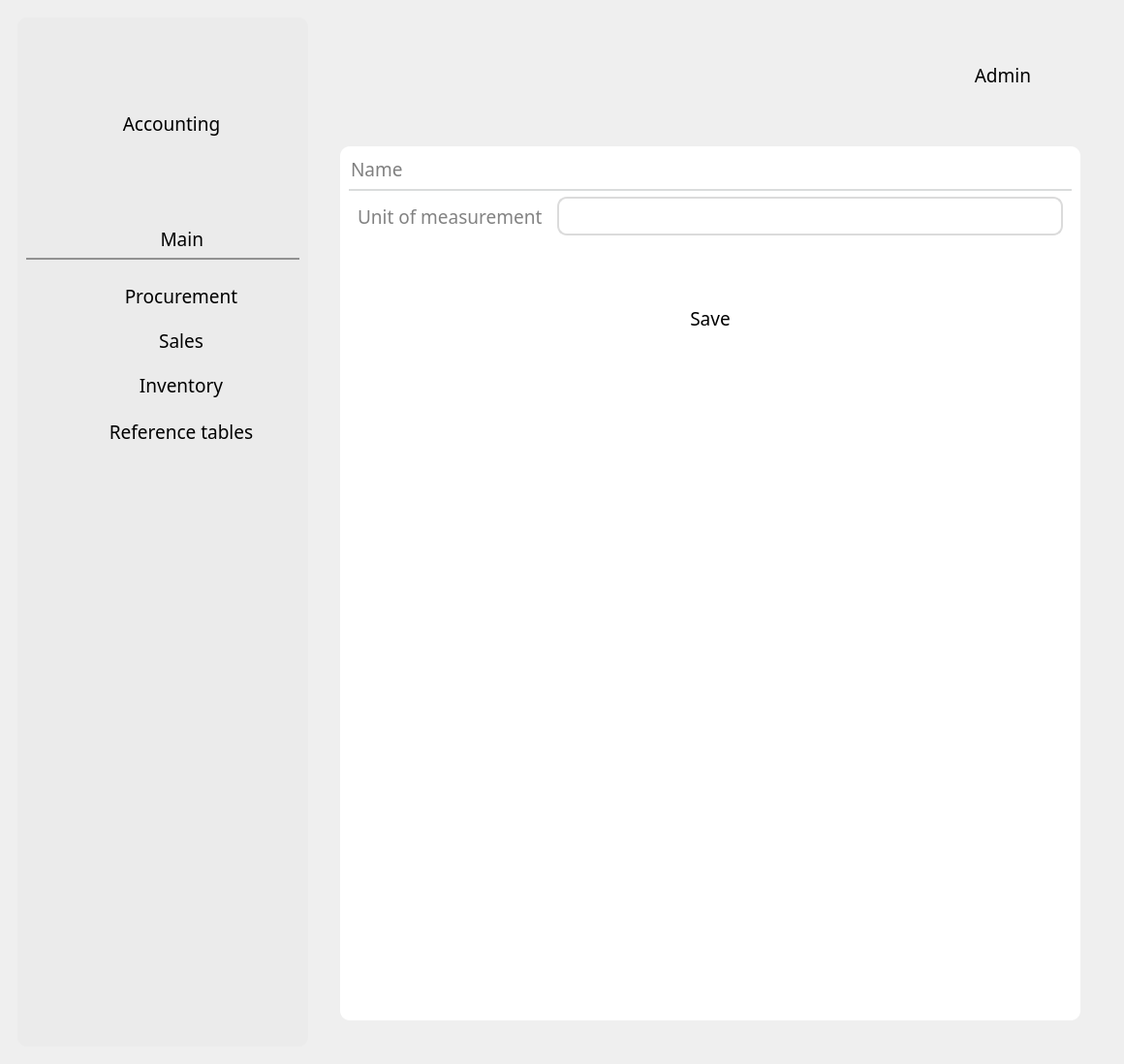
<?xml version="1.0" encoding="UTF-8"?>
<ui version="4.0">
 <class>MainWindow</class>
 <widget class="QMainWindow" name="MainWindow">
  <property name="geometry">
   <rect>
    <x>0</x>
    <y>0</y>
    <width>1160</width>
    <height>1098</height>
   </rect>
  </property>
  <property name="sizePolicy">
   <sizepolicy hsizetype="Expanding" vsizetype="Expanding">
    <horstretch>100</horstretch>
    <verstretch>100</verstretch>
   </sizepolicy>
  </property>
  <property name="windowTitle">
   <string>MainWindow</string>
  </property>
  <property name="styleSheet">
   <string notr="true">QGroupBox { border: none; }
QPushButton {
    border: none;
    color: black;
}
QPushButton:hover {
    color: grey;
}</string>
  </property>
  <widget class="QWidget" name="centralwidget">
   <property name="sizePolicy">
    <sizepolicy hsizetype="Expanding" vsizetype="Expanding">
     <horstretch>0</horstretch>
     <verstretch>0</verstretch>
    </sizepolicy>
   </property>
   <layout class="QGridLayout" name="gridLayout_7">
    <item row="0" column="0">
     <widget class="QGroupBox" name="horizontalGroupBox">
      <property name="sizePolicy">
       <sizepolicy hsizetype="Expanding" vsizetype="Expanding">
        <horstretch>0</horstretch>
        <verstretch>0</verstretch>
       </sizepolicy>
      </property>
      <property name="maximumSize">
       <size>
        <width>1920</width>
        <height>1080</height>
       </size>
      </property>
      <layout class="QGridLayout" name="gridLayout_6">
       <item row="0" column="1">
        <widget class="QGroupBox" name="Right_side">
         <property name="sizePolicy">
          <sizepolicy hsizetype="Expanding" vsizetype="Expanding">
           <horstretch>162</horstretch>
           <verstretch>108</verstretch>
          </sizepolicy>
         </property>
         <property name="maximumSize">
          <size>
           <width>1620</width>
           <height>1080</height>
          </size>
         </property>
         <property name="layoutDirection">
          <enum>Qt::LeftToRight</enum>
         </property>
         <property name="styleSheet">
          <string notr="true"/>
         </property>
         <property name="alignment">
          <set>Qt::AlignRight|Qt::AlignTrailing|Qt::AlignVCenter</set>
         </property>
         <layout class="QGridLayout" name="gridLayout_4">
          <item row="0" column="0">
           <widget class="QGroupBox" name="Header_block">
            <property name="sizePolicy">
             <sizepolicy hsizetype="Expanding" vsizetype="Expanding">
              <horstretch>0</horstretch>
              <verstretch>0</verstretch>
             </sizepolicy>
            </property>
            <property name="minimumSize">
             <size>
              <width>800</width>
              <height>100</height>
             </size>
            </property>
            <property name="maximumSize">
             <size>
              <width>1620</width>
              <height>100</height>
             </size>
            </property>
            <property name="alignment">
             <set>Qt::AlignRight|Qt::AlignTrailing|Qt::AlignVCenter</set>
            </property>
            <layout class="QGridLayout" name="gridLayout_2">
             <item row="0" column="0">
              <widget class="QGroupBox" name="User_info">
               <property name="sizePolicy">
                <sizepolicy hsizetype="Expanding" vsizetype="Expanding">
                 <horstretch>0</horstretch>
                 <verstretch>0</verstretch>
                </sizepolicy>
               </property>
               <property name="maximumSize">
                <size>
                 <width>1620</width>
                 <height>100</height>
                </size>
               </property>
               <property name="alignment">
                <set>Qt::AlignRight|Qt::AlignTop|Qt::AlignTrailing</set>
               </property>
               <layout class="QGridLayout" name="gridLayout_3">
                <item row="0" column="2">
                 <widget class="QPushButton" name="logout">
                  <property name="sizePolicy">
                   <sizepolicy hsizetype="Expanding" vsizetype="Expanding">
                    <horstretch>0</horstretch>
                    <verstretch>0</verstretch>
                   </sizepolicy>
                  </property>
                  <property name="maximumSize">
                   <size>
                    <width>45</width>
                    <height>40</height>
                   </size>
                  </property>
                  <property name="layoutDirection">
                   <enum>Qt::RightToLeft</enum>
                  </property>
                  <property name="text">
                   <string/>
                  </property>
                  <property name="icon">
                   <iconset>
                    <normaloff>icons/logout.png</normaloff>icons/logout.png</iconset>
                  </property>
                  <property name="iconSize">
                   <size>
                    <width>40</width>
                    <height>40</height>
                   </size>
                  </property>
                 </widget>
                </item>
                <item row="0" column="1">
                 <widget class="QLabel" name="username">
                  <property name="sizePolicy">
                   <sizepolicy hsizetype="Expanding" vsizetype="Expanding">
                    <horstretch>0</horstretch>
                    <verstretch>0</verstretch>
                   </sizepolicy>
                  </property>
                  <property name="maximumSize">
                   <size>
                    <width>90</width>
                    <height>50</height>
                   </size>
                  </property>
                  <property name="font">
                   <font>
                    <family>Century Gothic</family>
                    <pointsize>14</pointsize>
                   </font>
                  </property>
                  <property name="text">
                   <string>Admin</string>
                  </property>
                  <property name="alignment">
                   <set>Qt::AlignRight|Qt::AlignTrailing|Qt::AlignVCenter</set>
                  </property>
                 </widget>
                </item>
                <item row="0" column="0">
                 <widget class="QLabel" name="label">
                  <property name="text">
                   <string/>
                  </property>
                 </widget>
                </item>
               </layout>
              </widget>
             </item>
            </layout>
           </widget>
          </item>
          <item row="2" column="0">
           <widget class="QGroupBox" name="Body_block">
            <property name="sizePolicy">
             <sizepolicy hsizetype="Expanding" vsizetype="Expanding">
              <horstretch>0</horstretch>
              <verstretch>0</verstretch>
             </sizepolicy>
            </property>
            <property name="maximumSize">
             <size>
              <width>1620</width>
              <height>980</height>
             </size>
            </property>
            <property name="alignment">
             <set>Qt::AlignRight|Qt::AlignTop|Qt::AlignTrailing</set>
            </property>
            <layout class="QGridLayout" name="gridLayout">
             <item row="0" column="4">
              <widget class="QGroupBox" name="items_in_body">
               <property name="minimumSize">
                <size>
                 <width>200</width>
                 <height>100</height>
                </size>
               </property>
               <property name="maximumSize">
                <size>
                 <width>1370</width>
                 <height>980</height>
                </size>
               </property>
               <property name="alignment">
                <set>Qt::AlignLeading|Qt::AlignLeft|Qt::AlignTop</set>
               </property>
               <layout class="QGridLayout" name="gridLayout_9">
                <item row="1" column="0">
                 <widget class="QGroupBox" name="verticalGroupBox">
                  <property name="minimumSize">
                   <size>
                    <width>0</width>
                    <height>800</height>
                   </size>
                  </property>
                  <property name="styleSheet">
                   <string notr="true">background: rgb(255, 255, 255);
border-radius: 10px;</string>
                  </property>
                  <layout class="QGridLayout" name="gridLayout_11">
                   <item row="6" column="1">
                    <widget class="QLabel" name="label_2">
                     <property name="minimumSize">
                      <size>
                       <width>0</width>
                       <height>500</height>
                      </size>
                     </property>
                     <property name="frameShape">
                      <enum>QFrame::Panel</enum>
                     </property>
                     <property name="frameShadow">
                      <enum>QFrame::Sunken</enum>
                     </property>
                     <property name="lineWidth">
                      <number>2</number>
                     </property>
                     <property name="text">
                      <string/>
                     </property>
                    </widget>
                   </item>
                   <item row="4" column="1">
                    <widget class="QLabel" name="info_message">
                     <property name="sizePolicy">
                      <sizepolicy hsizetype="Expanding" vsizetype="Expanding">
                       <horstretch>0</horstretch>
                       <verstretch>0</verstretch>
                      </sizepolicy>
                     </property>
                     <property name="maximumSize">
                      <size>
                       <width>16777215</width>
                       <height>50</height>
                      </size>
                     </property>
                     <property name="font">
                      <font>
                       <family>Century Gothic</family>
                       <pointsize>14</pointsize>
                      </font>
                     </property>
                     <property name="styleSheet">
                      <string notr="true">color: rgb(255, 126, 128);</string>
                     </property>
                     <property name="text">
                      <string/>
                     </property>
                     <property name="alignment">
                      <set>Qt::AlignCenter</set>
                     </property>
                    </widget>
                   </item>
                   <item row="1" column="1">
                    <widget class="QFrame" name="separator_2">
                     <property name="minimumSize">
                      <size>
                       <width>0</width>
                       <height>2</height>
                      </size>
                     </property>
                     <property name="maximumSize">
                      <size>
                       <width>16777215</width>
                       <height>2</height>
                      </size>
                     </property>
                     <property name="styleSheet">
                      <string notr="true">background-color: rgb(218, 220, 220);</string>
                     </property>
                     <property name="frameShape">
                      <enum>QFrame::Panel</enum>
                     </property>
                     <property name="frameShadow">
                      <enum>QFrame::Raised</enum>
                     </property>
                     <property name="lineWidth">
                      <number>2</number>
                     </property>
                    </widget>
                   </item>
                   <item row="5" column="1">
                    <widget class="QPushButton" name="save">
                     <property name="font">
                      <font>
                       <family>Century Gothic</family>
                       <pointsize>14</pointsize>
                      </font>
                     </property>
                     <property name="text">
                      <string>Save</string>
                     </property>
                     <property name="icon">
                      <iconset>
                       <normaloff>icons/save.png</normaloff>icons/save.png</iconset>
                     </property>
                    </widget>
                   </item>
                   <item row="0" column="1">
                    <widget class="QLineEdit" name="name">
                     <property name="font">
                      <font>
                       <family>Century Gothic</family>
                       <pointsize>14</pointsize>
                      </font>
                     </property>
                     <property name="alignment">
                      <set>Qt::AlignLeading|Qt::AlignLeft|Qt::AlignTop</set>
                     </property>
                     <property name="placeholderText">
                      <string>Name</string>
                     </property>
                    </widget>
                   </item>
                   <item row="2" column="1">
                    <widget class="QGroupBox" name="horizontalGroupBox">
                     <property name="maximumSize">
                      <size>
                       <width>16777215</width>
                       <height>50</height>
                      </size>
                     </property>
                     <property name="alignment">
                      <set>Qt::AlignCenter</set>
                     </property>
                     <layout class="QGridLayout" name="gridLayout_8">
                      <property name="topMargin">
                       <number>0</number>
                      </property>
                      <item row="0" column="0">
                       <widget class="QLabel" name="unit_label">
                        <property name="maximumSize">
                         <size>
                          <width>200</width>
                          <height>45</height>
                         </size>
                        </property>
                        <property name="font">
                         <font>
                          <family>Century Gothic</family>
                          <pointsize>14</pointsize>
                         </font>
                        </property>
                        <property name="styleSheet">
                         <string notr="true">color: rgb(130, 130, 130);</string>
                        </property>
                        <property name="text">
                         <string>Unit of measurement</string>
                        </property>
                        <property name="alignment">
                         <set>Qt::AlignLeading|Qt::AlignLeft|Qt::AlignVCenter</set>
                        </property>
                       </widget>
                      </item>
                      <item row="0" column="1">
                       <widget class="QComboBox" name="unit">
                        <property name="minimumSize">
                         <size>
                          <width>129</width>
                          <height>30</height>
                         </size>
                        </property>
                        <property name="maximumSize">
                         <size>
                          <width>16777215</width>
                          <height>40</height>
                         </size>
                        </property>
                        <property name="font">
                         <font>
                          <family>Century Gothic</family>
                          <pointsize>-1</pointsize>
                         </font>
                        </property>
                        <property name="acceptDrops">
                         <bool>false</bool>
                        </property>
                        <property name="styleSheet">
                         <string notr="true">QComboBox {
    border: 2px solid #dbdbdb;
    border-bottom: 2px solid #dbdbdb;
    padding: 5px 18px 5px 5px;
    min-width: 6em;
    font-size: 14px;
    margin-right: 0px;                               
}

QComboBox::drop-down {
    subcontrol-origin: margin;
    subcontrol-position: right;
    width: 40px;
    background-color: #fffff;
    border-radius: 10px;
    margin-right: 6px;                               
}

QComboBox::down-arrow {
    image: url(./design/icons/combo_box.png);
    width: 36px;
    height: 39px;     
    position: relative;
    top: 0px; left: 0px;                              
}</string>
                        </property>
                        <property name="inputMethodHints">
                         <set>Qt::ImhNone</set>
                        </property>
                        <property name="insertPolicy">
                         <enum>QComboBox::InsertAfterCurrent</enum>
                        </property>
                        <property name="minimumContentsLength">
                         <number>0</number>
                        </property>
                        <property name="iconSize">
                         <size>
                          <width>40</width>
                          <height>40</height>
                         </size>
                        </property>
                        <property name="frame">
                         <bool>true</bool>
                        </property>
                       </widget>
                      </item>
                     </layout>
                    </widget>
                   </item>
                  </layout>
                 </widget>
                </item>
               </layout>
              </widget>
             </item>
            </layout>
           </widget>
          </item>
         </layout>
        </widget>
       </item>
       <item row="0" column="0">
        <widget class="QFrame" name="Left_side">
         <property name="sizePolicy">
          <sizepolicy hsizetype="Expanding" vsizetype="Expanding">
           <horstretch>0</horstretch>
           <verstretch>0</verstretch>
          </sizepolicy>
         </property>
         <property name="maximumSize">
          <size>
           <width>300</width>
           <height>1080</height>
          </size>
         </property>
         <property name="styleSheet">
          <string notr="true">background: #EBEBEB;
border-radius: 10px;
</string>
         </property>
         <layout class="QGridLayout" name="gridLayout_5">
          <property name="bottomMargin">
           <number>3</number>
          </property>
          <item row="6" column="0">
           <widget class="QGroupBox" name="verticalGroupBox">
            <property name="sizePolicy">
             <sizepolicy hsizetype="Expanding" vsizetype="Expanding">
              <horstretch>0</horstretch>
              <verstretch>0</verstretch>
             </sizepolicy>
            </property>
            <property name="minimumSize">
             <size>
              <width>0</width>
              <height>630</height>
             </size>
            </property>
            <property name="styleSheet">
             <string notr="true"/>
            </property>
            <layout class="QVBoxLayout" name="verticalLayout_3"/>
           </widget>
          </item>
          <item row="0" column="0">
           <widget class="QLabel" name="app_name">
            <property name="sizePolicy">
             <sizepolicy hsizetype="Expanding" vsizetype="Expanding">
              <horstretch>0</horstretch>
              <verstretch>0</verstretch>
             </sizepolicy>
            </property>
            <property name="minimumSize">
             <size>
              <width>300</width>
              <height>200</height>
             </size>
            </property>
            <property name="maximumSize">
             <size>
              <width>300</width>
              <height>200</height>
             </size>
            </property>
            <property name="font">
             <font>
              <family>Century Gothic</family>
              <pointsize>14</pointsize>
             </font>
            </property>
            <property name="whatsThis">
             <string notr="true"/>
            </property>
            <property name="layoutDirection">
             <enum>Qt::LeftToRight</enum>
            </property>
            <property name="locale">
             <locale language="Russian" country="Russia"/>
            </property>
            <property name="text">
             <string>Accounting</string>
            </property>
            <property name="alignment">
             <set>Qt::AlignCenter</set>
            </property>
           </widget>
          </item>
          <item row="1" column="0">
           <widget class="QPushButton" name="menu">
            <property name="maximumSize">
             <size>
              <width>300</width>
              <height>50</height>
             </size>
            </property>
            <property name="font">
             <font>
              <family>Century Gothic</family>
              <pointsize>14</pointsize>
             </font>
            </property>
            <property name="text">
             <string>        Main</string>
            </property>
           </widget>
          </item>
          <item row="3" column="0">
           <widget class="QFrame" name="separator">
            <property name="minimumSize">
             <size>
              <width>0</width>
              <height>2</height>
             </size>
            </property>
            <property name="maximumSize">
             <size>
              <width>16777215</width>
              <height>2</height>
             </size>
            </property>
            <property name="styleSheet">
             <string notr="true">background-color: rgb(145, 145, 145);</string>
            </property>
            <property name="frameShape">
             <enum>QFrame::Panel</enum>
            </property>
            <property name="frameShadow">
             <enum>QFrame::Sunken</enum>
            </property>
           </widget>
          </item>
          <item row="4" column="0">
           <widget class="QGroupBox" name="verticalGroupBox">
            <property name="sizePolicy">
             <sizepolicy hsizetype="Expanding" vsizetype="Expanding">
              <horstretch>0</horstretch>
              <verstretch>0</verstretch>
             </sizepolicy>
            </property>
            <property name="styleSheet">
             <string notr="true"/>
            </property>
            <layout class="QVBoxLayout" name="verticalLayout_2">
             <property name="spacing">
              <number>1</number>
             </property>
             <item>
              <widget class="QFrame" name="procurement_nav">
               <property name="sizePolicy">
                <sizepolicy hsizetype="Expanding" vsizetype="Expanding">
                 <horstretch>0</horstretch>
                 <verstretch>0</verstretch>
                </sizepolicy>
               </property>
               <property name="maximumSize">
                <size>
                 <width>16777215</width>
                 <height>50</height>
                </size>
               </property>
               <property name="font">
                <font>
                 <family>Century Gothic</family>
                 <pointsize>14</pointsize>
                </font>
               </property>
               <layout class="QHBoxLayout" name="income_nav">
                <item>
                 <widget class="QLabel" name="procurement_pic">
                  <property name="sizePolicy">
                   <sizepolicy hsizetype="Expanding" vsizetype="Expanding">
                    <horstretch>0</horstretch>
                    <verstretch>0</verstretch>
                   </sizepolicy>
                  </property>
                  <property name="maximumSize">
                   <size>
                    <width>32</width>
                    <height>32</height>
                   </size>
                  </property>
                  <property name="baseSize">
                   <size>
                    <width>0</width>
                    <height>0</height>
                   </size>
                  </property>
                  <property name="font">
                   <font>
                    <family>Century Gothic</family>
                    <pointsize>14</pointsize>
                   </font>
                  </property>
                  <property name="text">
                   <string/>
                  </property>
                  <property name="pixmap">
                   <pixmap>icons/procurement.png</pixmap>
                  </property>
                  <property name="alignment">
                   <set>Qt::AlignCenter</set>
                  </property>
                 </widget>
                </item>
                <item>
                 <widget class="QPushButton" name="procurement">
                  <property name="sizePolicy">
                   <sizepolicy hsizetype="Expanding" vsizetype="Expanding">
                    <horstretch>0</horstretch>
                    <verstretch>0</verstretch>
                   </sizepolicy>
                  </property>
                  <property name="font">
                   <font>
                    <family>Century Gothic</family>
                    <pointsize>14</pointsize>
                   </font>
                  </property>
                  <property name="styleSheet">
                   <string notr="true"/>
                  </property>
                  <property name="text">
                   <string>Procurement</string>
                  </property>
                 </widget>
                </item>
               </layout>
              </widget>
             </item>
             <item>
              <widget class="QFrame" name="sales_nav_2">
               <property name="sizePolicy">
                <sizepolicy hsizetype="Expanding" vsizetype="Expanding">
                 <horstretch>0</horstretch>
                 <verstretch>0</verstretch>
                </sizepolicy>
               </property>
               <property name="maximumSize">
                <size>
                 <width>16777215</width>
                 <height>50</height>
                </size>
               </property>
               <property name="font">
                <font>
                 <family>Century Gothic</family>
                 <pointsize>14</pointsize>
                </font>
               </property>
               <layout class="QHBoxLayout" name="expense_nav">
                <item>
                 <widget class="QLabel" name="sales_pic">
                  <property name="sizePolicy">
                   <sizepolicy hsizetype="Expanding" vsizetype="Expanding">
                    <horstretch>0</horstretch>
                    <verstretch>0</verstretch>
                   </sizepolicy>
                  </property>
                  <property name="minimumSize">
                   <size>
                    <width>0</width>
                    <height>0</height>
                   </size>
                  </property>
                  <property name="maximumSize">
                   <size>
                    <width>32</width>
                    <height>32</height>
                   </size>
                  </property>
                  <property name="font">
                   <font>
                    <family>Century Gothic</family>
                    <pointsize>14</pointsize>
                   </font>
                  </property>
                  <property name="text">
                   <string/>
                  </property>
                  <property name="pixmap">
                   <pixmap>icons/cash-register.png</pixmap>
                  </property>
                 </widget>
                </item>
                <item>
                 <widget class="QPushButton" name="sales">
                  <property name="sizePolicy">
                   <sizepolicy hsizetype="Expanding" vsizetype="Expanding">
                    <horstretch>0</horstretch>
                    <verstretch>0</verstretch>
                   </sizepolicy>
                  </property>
                  <property name="font">
                   <font>
                    <family>Century Gothic</family>
                    <pointsize>14</pointsize>
                   </font>
                  </property>
                  <property name="styleSheet">
                   <string notr="true"/>
                  </property>
                  <property name="text">
                   <string>Sales</string>
                  </property>
                 </widget>
                </item>
               </layout>
              </widget>
             </item>
             <item>
              <widget class="QFrame" name="inventory_nav">
               <property name="sizePolicy">
                <sizepolicy hsizetype="Expanding" vsizetype="Expanding">
                 <horstretch>0</horstretch>
                 <verstretch>0</verstretch>
                </sizepolicy>
               </property>
               <property name="maximumSize">
                <size>
                 <width>16777215</width>
                 <height>50</height>
                </size>
               </property>
               <property name="font">
                <font>
                 <family>Century Gothic</family>
                 <pointsize>14</pointsize>
                </font>
               </property>
               <layout class="QHBoxLayout" name="goods_nav">
                <item>
                 <widget class="QLabel" name="inventory_pic">
                  <property name="sizePolicy">
                   <sizepolicy hsizetype="Expanding" vsizetype="Expanding">
                    <horstretch>0</horstretch>
                    <verstretch>0</verstretch>
                   </sizepolicy>
                  </property>
                  <property name="maximumSize">
                   <size>
                    <width>32</width>
                    <height>32</height>
                   </size>
                  </property>
                  <property name="font">
                   <font>
                    <family>Century Gothic</family>
                    <pointsize>14</pointsize>
                   </font>
                  </property>
                  <property name="text">
                   <string/>
                  </property>
                  <property name="pixmap">
                   <pixmap>icons/inventory.png</pixmap>
                  </property>
                 </widget>
                </item>
                <item>
                 <widget class="QPushButton" name="inventory">
                  <property name="sizePolicy">
                   <sizepolicy hsizetype="Expanding" vsizetype="Expanding">
                    <horstretch>0</horstretch>
                    <verstretch>0</verstretch>
                   </sizepolicy>
                  </property>
                  <property name="font">
                   <font>
                    <family>Century Gothic</family>
                    <pointsize>14</pointsize>
                   </font>
                  </property>
                  <property name="styleSheet">
                   <string notr="true"/>
                  </property>
                  <property name="text">
                   <string>Inventory</string>
                  </property>
                 </widget>
                </item>
               </layout>
              </widget>
             </item>
             <item>
              <widget class="QFrame" name="reference_nav">
               <property name="minimumSize">
                <size>
                 <width>0</width>
                 <height>50</height>
                </size>
               </property>
               <property name="maximumSize">
                <size>
                 <width>16777215</width>
                 <height>50</height>
                </size>
               </property>
               <layout class="QHBoxLayout" name="horizontalLayout">
                <item>
                 <widget class="QLabel" name="reference_pic">
                  <property name="maximumSize">
                   <size>
                    <width>32</width>
                    <height>32</height>
                   </size>
                  </property>
                  <property name="baseSize">
                   <size>
                    <width>32</width>
                    <height>32</height>
                   </size>
                  </property>
                  <property name="text">
                   <string/>
                  </property>
                  <property name="pixmap">
                   <pixmap>icons/research.png</pixmap>
                  </property>
                 </widget>
                </item>
                <item>
                 <widget class="QPushButton" name="reference">
                  <property name="font">
                   <font>
                    <family>Century Gothic</family>
                    <pointsize>14</pointsize>
                   </font>
                  </property>
                  <property name="text">
                   <string>Reference tables</string>
                  </property>
                  <property name="iconSize">
                   <size>
                    <width>16</width>
                    <height>16</height>
                   </size>
                  </property>
                 </widget>
                </item>
               </layout>
              </widget>
             </item>
            </layout>
           </widget>
          </item>
         </layout>
        </widget>
       </item>
      </layout>
     </widget>
    </item>
   </layout>
  </widget>
 </widget>
 <resources/>
 <connections/>
</ui>
